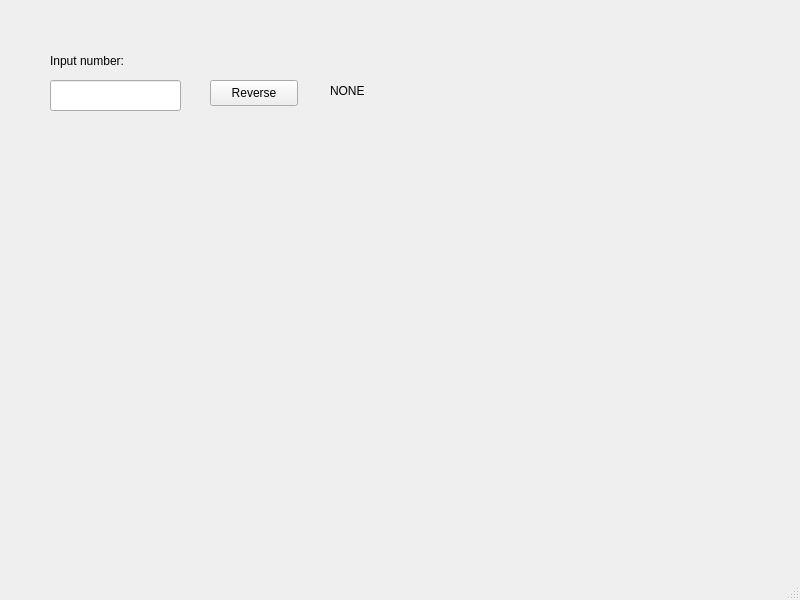
<?xml version="1.0" encoding="UTF-8"?>
<ui version="4.0">
 <class>MainWindow</class>
 <widget class="QMainWindow" name="MainWindow">
  <property name="geometry">
   <rect>
    <x>0</x>
    <y>0</y>
    <width>800</width>
    <height>600</height>
   </rect>
  </property>
  <property name="windowTitle">
   <string>MainWindow</string>
  </property>
  <widget class="QWidget" name="centralwidget">
   <widget class="QLineEdit" name="lineEdit">
    <property name="geometry">
     <rect>
      <x>50</x>
      <y>80</y>
      <width>131</width>
      <height>31</height>
     </rect>
    </property>
   </widget>
   <widget class="QLabel" name="label">
    <property name="geometry">
     <rect>
      <x>50</x>
      <y>50</y>
      <width>111</width>
      <height>21</height>
     </rect>
    </property>
    <property name="text">
     <string>Input number:</string>
    </property>
   </widget>
   <widget class="QPushButton" name="pushButton">
    <property name="geometry">
     <rect>
      <x>210</x>
      <y>80</y>
      <width>88</width>
      <height>26</height>
     </rect>
    </property>
    <property name="text">
     <string>Reverse</string>
    </property>
   </widget>
   <widget class="QLabel" name="Result">
    <property name="geometry">
     <rect>
      <x>330</x>
      <y>70</y>
      <width>111</width>
      <height>41</height>
     </rect>
    </property>
    <property name="text">
     <string>NONE</string>
    </property>
   </widget>
  </widget>
  <widget class="QMenuBar" name="menubar">
   <property name="geometry">
    <rect>
     <x>0</x>
     <y>0</y>
     <width>800</width>
     <height>23</height>
    </rect>
   </property>
  </widget>
  <widget class="QStatusBar" name="statusbar"/>
 </widget>
 <resources/>
 <connections/>
</ui>
